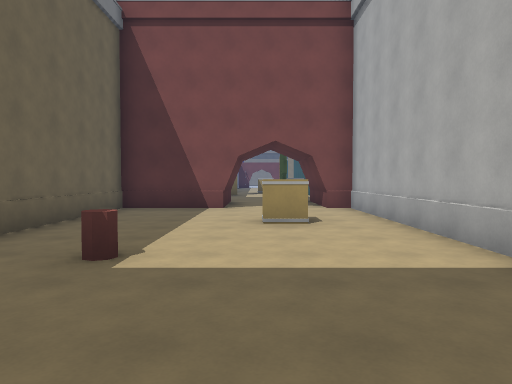
view 1 (above)

24 first-person views from a walk through a level from a Godot 3-D game. The camera is 1.5 m above the floor, tilts 2° down and sees 70° across. The floor is counted in squares, 2 m on a side. Each view is taken from the middle of a square. On the plan, view 1 faces up. The plan holds only what a view shows up to about 11 squares ahead; the rest is blank. The place goes on beyond the plan. Door leaves are left out where a doorway can be walked through. Surface patterns are stand-ins for the level's own textures.

view 2
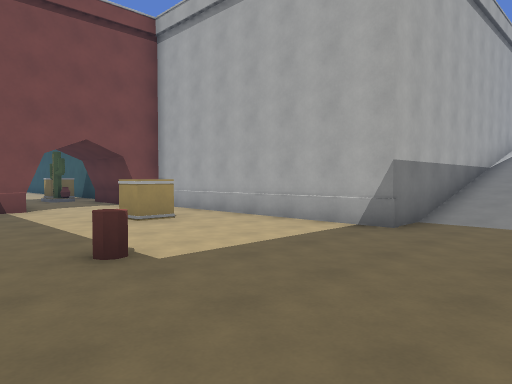

view 3
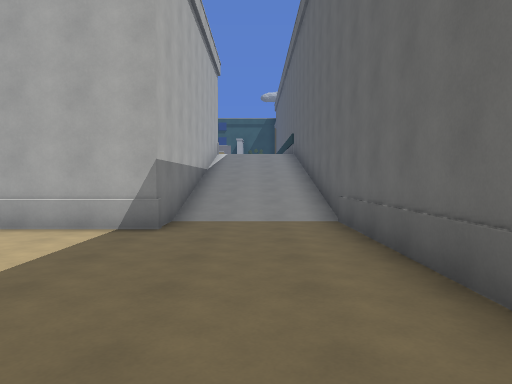

view 4
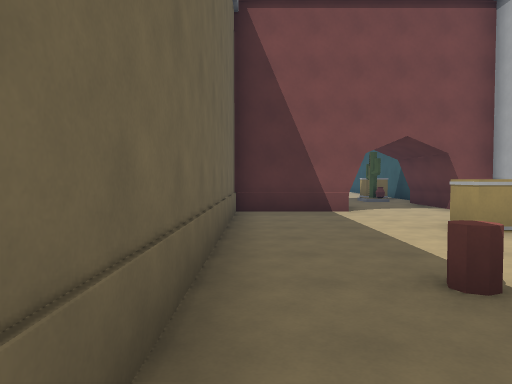

view 5
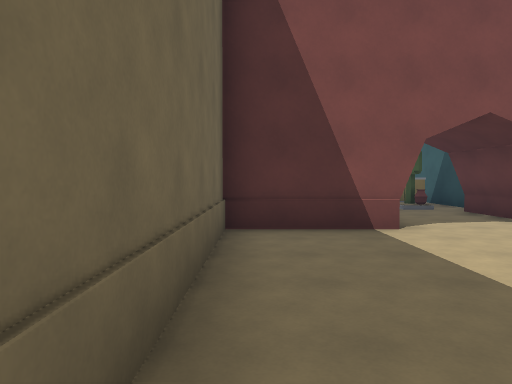

view 6
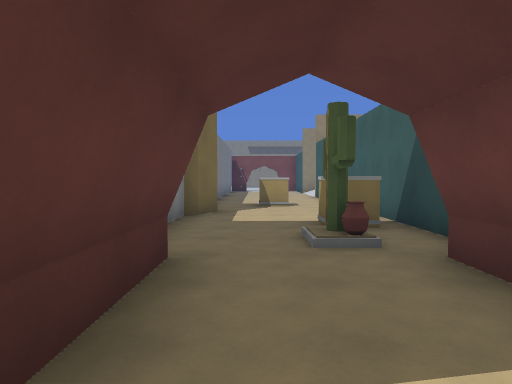

view 7
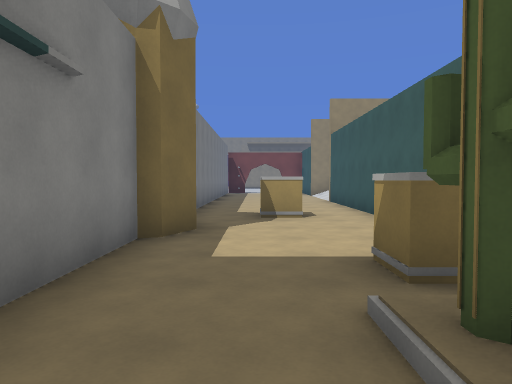

view 8
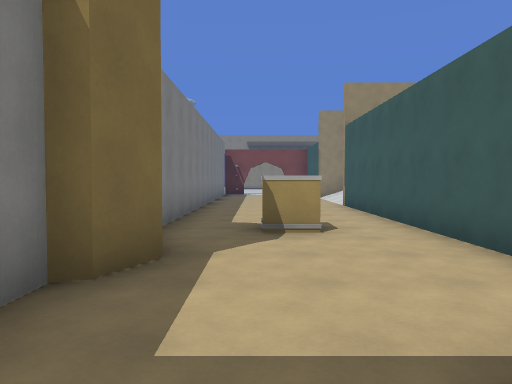

view 9
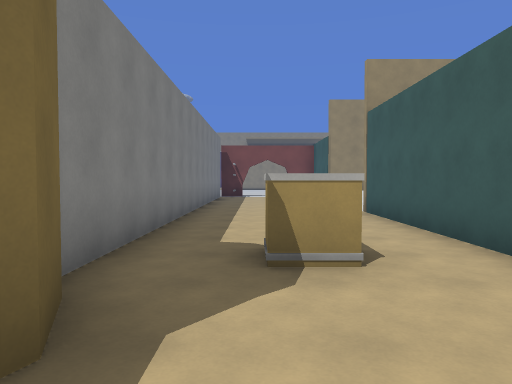

view 10
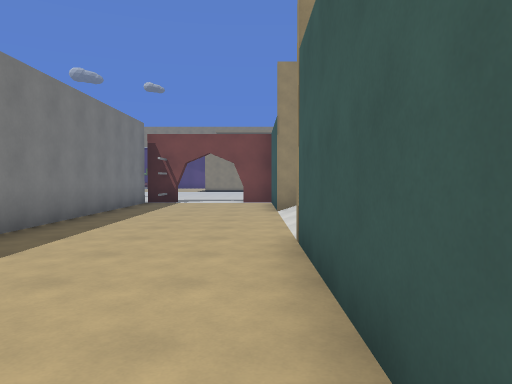

view 11
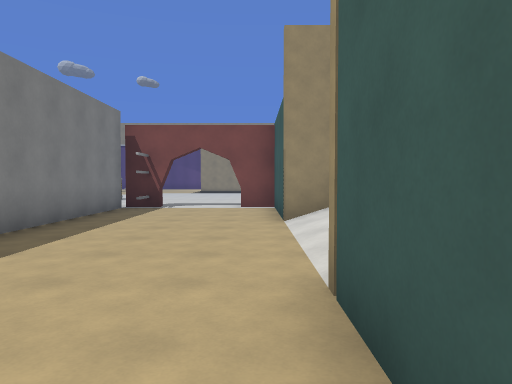

view 12
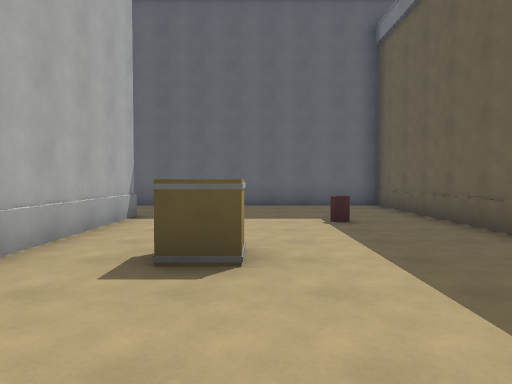

view 13
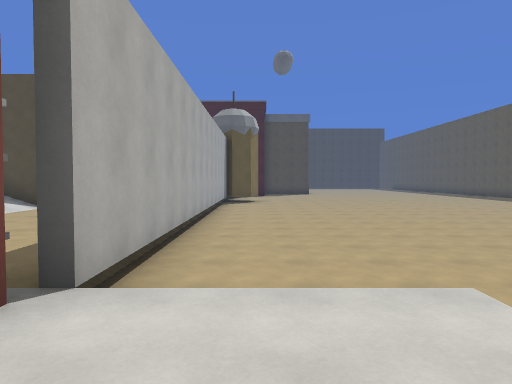

view 14
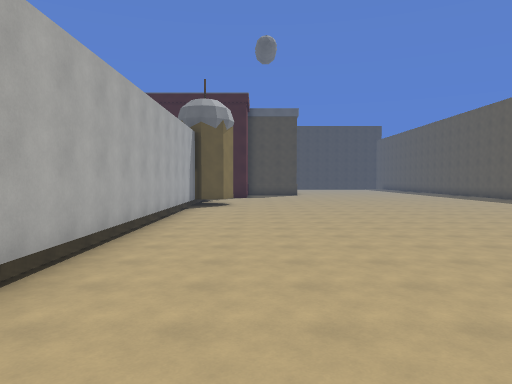

view 15
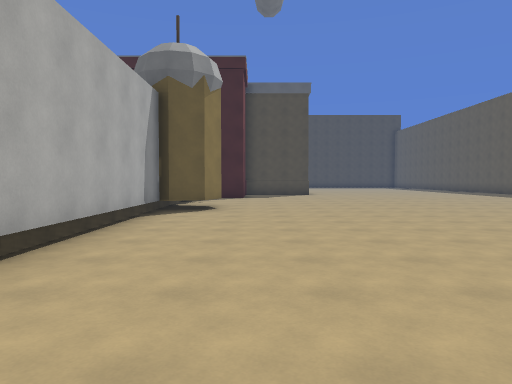

view 16
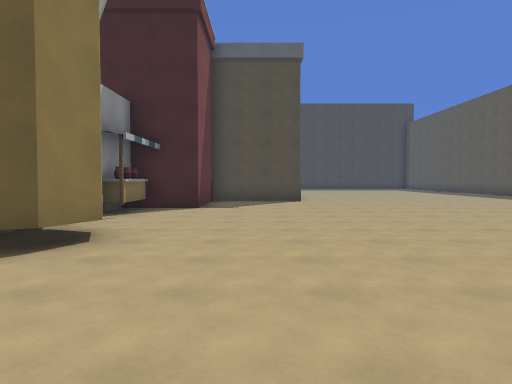

view 17
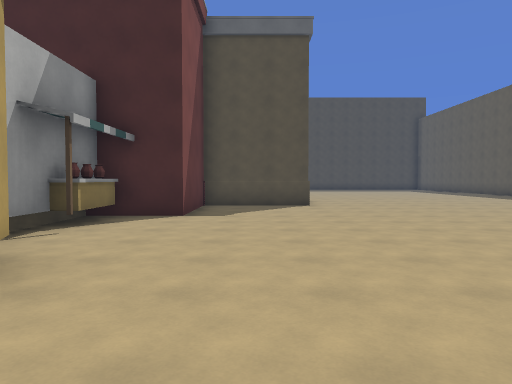

view 18
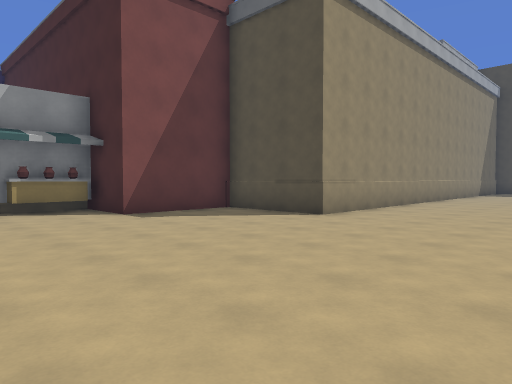

view 19
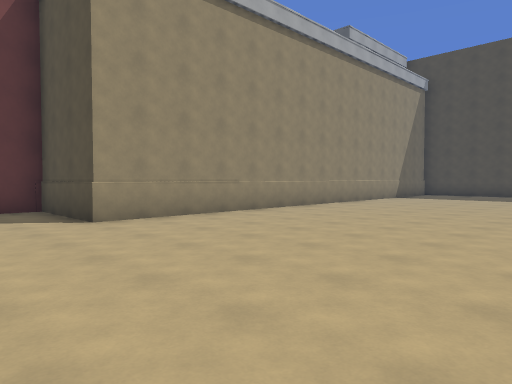

view 20
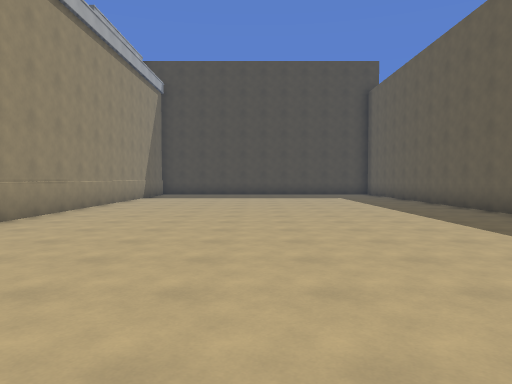

view 21
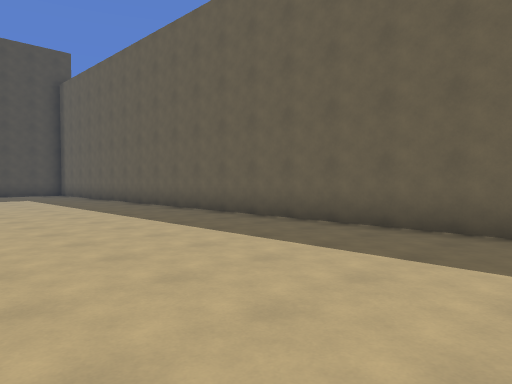

view 22
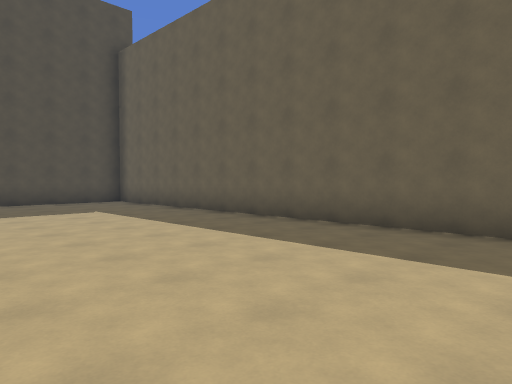

view 23
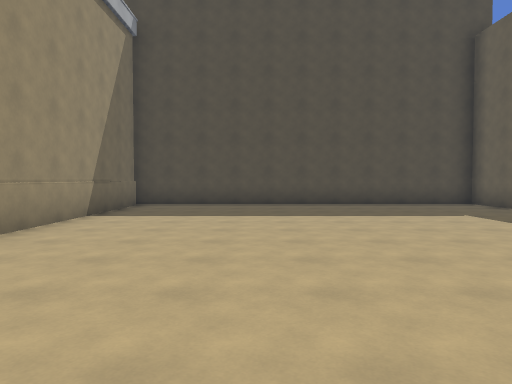

view 24
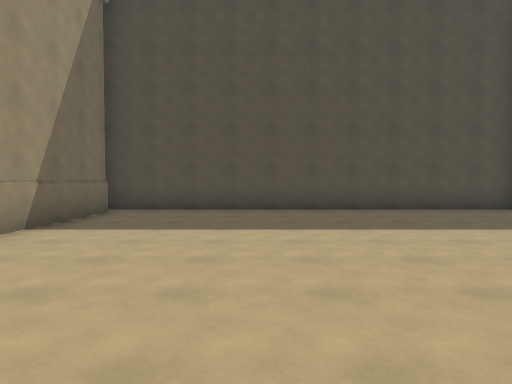

### Floor plan
Key: @ floor where view 1 was taken; # wall or solid block; . main floor; : floor 0.5 m higher than the main floor; / step, stairs or slope; D open door; = window, fence, low wall or low ledge; ^ raised ledge; P pot; O other object.
Columns run from 17 left of view 1 to 7 right of it. Each row starts with its distance up from view 1.
 34               :
 33              ::: ::
 32              :::D::D#
 31             ...#D:::#
 30            ....#::::#
 29           .....#::::#
 28           .....#::::/
 27          ......#::::/
 26         .......#::::/
 25         .......#::::/
 24        ........#::::##
 23        ........#::::#
 22       .........#::::#
 21       .........#:=::#
 20         .......#:##:#
 19        ........#::::#
 18        .......O#O:::#
 17       ........O#O:::#
 16       .........#::::#
 15       .........#::###
 14       .........O::###
 13       .........O::P#
 12    ...........# #::#
 11 #.............# #::#
 10 #.............###::##
  9 #..........###=:::::=
  8 #..........# #::::::=
  7 #..........# #::::::=
  6 #..........# #::::::=
  5 #..........# #::::::=
  4 #..........# #::P:::=
  3 #..........# #::::::#####
  2 #..........# #:::::::////
  1 #..........# #:::::::////
  0 #..........# #:::@:::////
 -1 #..........# ^=======####
 -2 #..........#
 -3 #..........#
 -4 #..........#
 -5 #..........#
 -6 ############

Where each view was taken, in squares from view 1:
view 1: 0 up, 0 right, facing up
view 2: 0 up, 3 left, facing up-right
view 3: 1 up, 3 left, facing right
view 4: 1 up, 3 left, facing up
view 5: 4 up, 3 left, facing up
view 6: 9 up, 0 right, facing up
view 7: 12 up, 0 right, facing up
view 8: 14 up, 0 right, facing up
view 9: 16 up, 0 right, facing up
view 10: 20 up, 2 right, facing up
view 11: 22 up, 2 right, facing up
view 12: 10 up, 0 right, facing down
view 13: 34 up, 3 left, facing down
view 14: 32 up, 4 left, facing down
view 15: 27 up, 4 left, facing down
view 16: 22 up, 5 left, facing down
view 17: 20 up, 5 left, facing down
view 18: 16 up, 11 left, facing down-right
view 19: 12 up, 13 left, facing down-right
view 20: 12 up, 11 left, facing down
view 21: 12 up, 11 left, facing down-left
view 22: 6 up, 11 left, facing down-left
view 23: 5 up, 10 left, facing down
view 24: 3 up, 10 left, facing down
